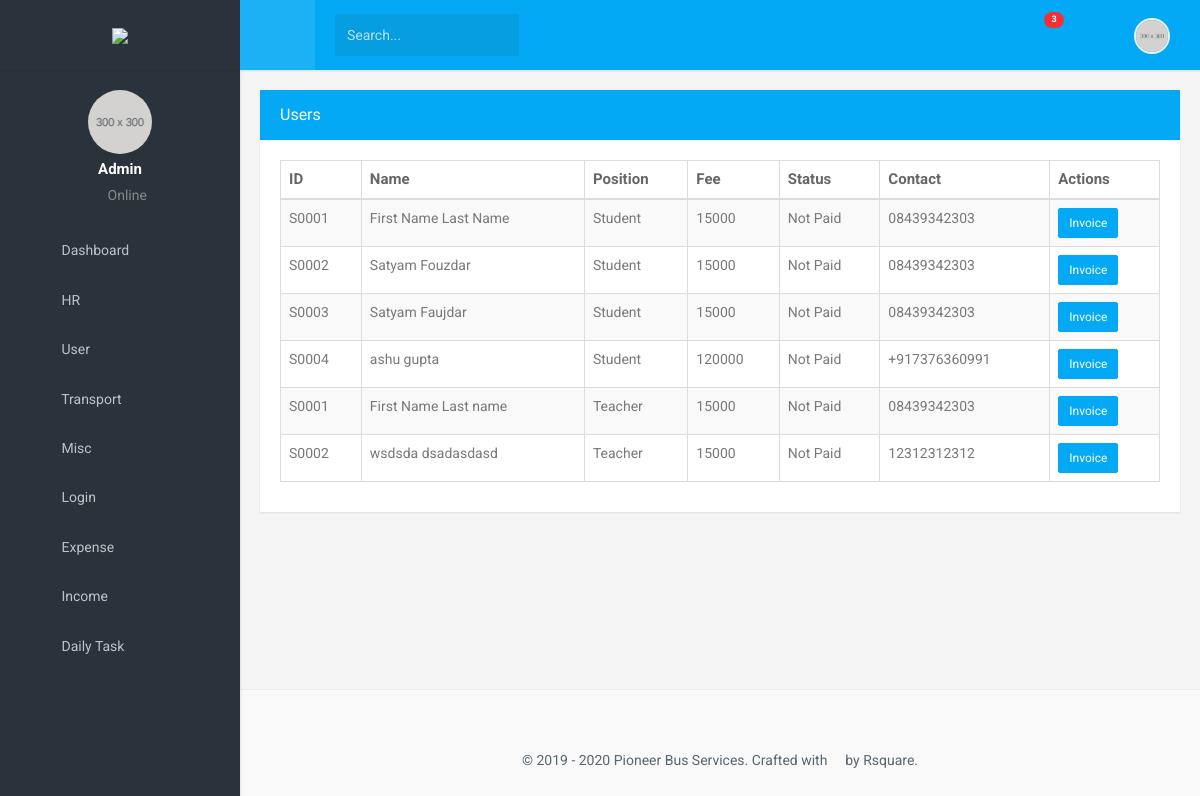
/collectfee/ (signed in), run on the app's committed database.
### website/models.py (models this page shows, shortened)
class Student(models.Model):
    user = models.OneToOneField(PBSUser, on_delete=models.CASCADE, null=True, blank=True)
    first_name = models.CharField(max_length=55)
    last_name = models.CharField(max_length=55)
    id = models.AutoField(primary_key=True)
    school_name = models.ForeignKey(School, on_delete=models.CASCADE, default=1)
    class_name = models.CharField(max_length=100)
    section_name = models.CharField(max_length=100)
    date_of_birth = models.DateField()
    fathers_name = models.CharField(max_length=100)
    phone_regex = RegexValidator(regex=r'^\+?1?\d{9,15}$',
                                 message="Phone number must be entered in the format: '+999999999'. Up to 15 digits allowed.")
    phone_number = models.CharField(validators=[phone_regex], max_length=17, )  # validators should be a list
    alternate_phone_number = models.CharField(validators=[phone_regex], max_length=17, blank=True)
    address = models.CharField(max_length=120)
    image = models.ImageField(upload_to='documents', blank=True)
    route_no = models.ForeignKey(Route, on_delete=models.CASCADE, )
    blood_group = models.CharField(max_length=3, null=True)
    added = models.DateField(auto_now_add=True)
    fee_per_month = models.IntegerField(validators=[
            MinValueValidator(0)
        ])
    security_deposit = models.IntegerField(blank=True, validators=[
            MinValueValidator(0)
        ])
    def get_student_id(self):
        return str(self.id).zfill(4)

class Teacher(models.Model):
    user = models.OneToOneField(PBSUser, on_delete=models.CASCADE, blank=True, null=True)
    school_name = models.ForeignKey(School, on_delete=models.CASCADE, default=1)
    first_name = models.CharField(max_length=55)
    last_name = models.CharField(max_length=55)
    added = models.DateField(auto_now_add=True)
    id = models.AutoField(primary_key=True)
    phone_regex = RegexValidator(regex=r'^\+?1?\d{9,15}$',
                                 message="Phone number must be entered in the format: '+999999999'. Up to 15 digits allowed.")
    phone_number = models.CharField(validators=[phone_regex], max_length=17)  # validators should be a list
    alternate_phone_number = models.CharField(validators=[phone_regex], max_length=17, blank=True)
    address = models.CharField(max_length=120)
    bus = models.ForeignKey(Route, on_delete=models.CASCADE)
    fee_per_month = models.IntegerField(validators=[
        MinValueValidator(0)
    ])
    security_deposit = models.IntegerField(blank=True, validators=[
        MinValueValidator(0)
    ])
    def get_teacher_id(self):
        return str(self.id).zfill(4)

### website/views.py (the view)
# urls.py: path('collectfee/', views.collectfee, name='collectfee'),
@login_required
def collectfee(request):
    students = Student.objects.all()
    teachers = Teacher.objects.all()
    return render(request, 'collectfee.html', {'students': students, 'teachers': teachers})

### templates/collectfee.html
{% extends 'dashboardlayout.html' %}
{% load static %}
{% load bootstrap3 %}
{% block content %}
    <div class="row">
                            <div class="col-md-12">
                                <div class="panel panel-primary">
                                    <div class="panel-heading">
                                        <div class="row">
                                            <div class="col-md-10">
                                                <h3 class="panel-title">Users</h3>
                                            </div>
                                            <div class="col-md-2">
                                                <a class="headerlinks" href="{% url 'addstudent' %}" style="color:white;"><span class="mdi mdi-plus-circle-outline " style="font-size: 30px;float: right"></span></a>
                                            </div>
                                        </div>
                                    </div>
                                    <div class="panel-body">
                                        <table id="datatable-responsive" class="table table-striped table-bordered dt-responsive nowrap" cellspacing="0" width="100%">
                                            <thead>
                                                <tr>
                                                    <th>ID</th>
                                                    <th>Name</th>
                                                    <th>Position</th>
                                                    <th>Fee</th>
                                                    <th>Status</th>
                                                    <th>Contact</th>
                                                    <th>Actions</th>
                                                </tr>
                                            </thead>
                                            <tbody>
                                            {% for foo in students %}
                                                <tr>
                                                    <td >S{{ foo.get_student_id}}</td>
                                                    <td >{{foo.first_name}} {{foo.last_name}}</td>
                                                    <td>Student</td>
                                                    <td > {{foo.fee_per_month}}</td>
                                                    <td >{% if fee_per_month == 0 %}Paid{% else %}Not Paid{% endif %}</td>
                                                    <td>{{ foo.phone_number }}</td>
                                                    <td >
                                                        <a href="{% url 'invoice' foo.id %}"><button class="btn btn-primary btn-sm" type="button">Invoice</button></td></a>
                                                </tr>
                                            {% endfor %}
                                            {% for foo in teachers %}
                                                <tr>
                                                    <td >S{{ foo.get_teacher_id}}</td>
                                                    <td >{{foo.first_name}} {{foo.last_name}}</td>
                                                    <td>Teacher</td>
                                                    <td > {{foo.fee_per_month}}</td>
                                                    <td >{% if fee_per_month == 0 %}Paid{% else %}Not Paid{% endif %}</td>
                                                     <td>{{ foo.phone_number }}</td>
                                                    <td >
                                                        <a href="{% url 'invoice' foo.id %}"><button class="btn btn-primary btn-sm" type="button">Invoice</button></td></a>
                                                </tr>
                                            {% endfor %}
                                            </tbody>
                                        </table>
                                    </div>
                                </div>
                            </div>
                        </div>
                {% endblock %}

### static/assets/css/style.css (style rules this page uses)
body { background: #f5f5f5; font-family: 'Roboto', sans-serif; margin: 0; }
html { overflow-x: hidden; position: relative; min-height: 100%; background: #f5f5f5; }
h1, h2, h3, h4, h5, h6 { color: #2a323c; font-family: 'Prompt', sans-serif; margin: 10px 0; }
h3 { line-height: 30px; }
* { outline: none !important; }
.row { margin-right: -10px; margin-left: -10px; }
.col-lg-1, .col-lg-10, .col-lg-11, .col-lg-12, .col-lg-2, .col-lg-3, .col-lg-4, .col-lg-5, .col-lg-6, .col-lg-7, .col-lg-8, .col-lg-9, .col-md-1, .col-md-10, .col-md-11, .col-md-12, .col-md-2, .col-md-3, .col-md-4, .col-md-5, .col-md-6, .col-md-7, .col-md-8, .col-md-9, .col-sm-1, .col-sm-10, .col-sm-11, .col-sm-12, .col-sm-2, .col-sm-3, .col-sm-4, .col-sm-5, .col-sm-6, .col-sm-7, .col-sm-8, .col-sm-9, .col-xs-1, .col-xs-10, .col-xs-11, .col-xs-12, .col-xs-2, .col-xs-3, .col-xs-4, .col-xs-5, .col-xs-6, .col-xs-7, .col-xs-8, .col-xs-9 { padding-left: 10px; padding-right: 10px; }
.btn { border-radius: 2px; padding: 6px 14px; }
.btn-group-sm > .btn, .btn-sm { padding: 5px 10px !important; }
.btn-primary, .btn-success, .btn-info, .btn-warning, .btn-danger, .btn-inverse, .btn-purple, .btn-pink, .btn-orange, .btn-brown, .btn-teal { color: #ffffff !important; }
.btn-primary { background-color: #03a9f4 !important; border: 1px solid #03a9f4 !important; }
.panel { -moz-box-shadow: 0px 1px 2px 0px rgba(0, 0, 0, 0.1); -webkit-box-shadow: 0px 1px 2px 0px rgba(0, 0, 0, 0.1); border-radius: 0px; border: none; box-shadow: 0px 1px 2px 0px rgba(0, 0, 0, 0.1); margin-bottom: 20px; }
.panel .panel-body { padding: 20px; }
.panel-heading { border-radius: 0; border: none !important; padding: 10px 20px; }
.panel-title { margin-bottom: 0; margin-top: 0; font-family: 'Prompt', sans-serif; }
.panel-primary > .panel-heading { background-color: #03a9f4; }
.table { margin-bottom: 10px; }
tbody { color: #797979; }
th { color: #666666; font-size: 15px; }

### data on the page
Student: get_student_id "0001", first_name "First Name", last_name "Last Name", fee_per_month "15000", phone_number "08439342303"
Student: get_student_id "0002", first_name "Satyam", last_name "Fouzdar", fee_per_month "15000", phone_number "08439342303"
Student: get_student_id "0003", first_name "Satyam", last_name "Faujdar", fee_per_month "15000", phone_number "08439342303"
Student: get_student_id "0004", first_name "ashu", last_name "gupta", fee_per_month "120000", phone_number "+917376360991"
Teacher: get_teacher_id "0001", first_name "First Name", last_name "Last name", fee_per_month "15000", phone_number "08439342303"
Teacher: get_teacher_id "0002", first_name "wsdsda", last_name "dsadasdasd", fee_per_month "15000", phone_number "12312312312"
